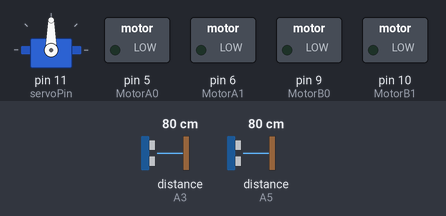
Simulated run of this sketch. Board: Arduino Uno, built with avr-gcc and run on an emulated ATmega328P. Parts: servo, switched loads named in the sketch (green lamp = pin HIGH). The test bench sets the inputs (shaded band); at power-on: distance to the obstacle (sensors on A5, A3) 80 cm. The echo pulse lasts 58.3 µs per cm.

Above: at 0.1 s.
2.3 s: distance to the obstacle (sensor on A5) set to 21 cm
At 3.2 s:
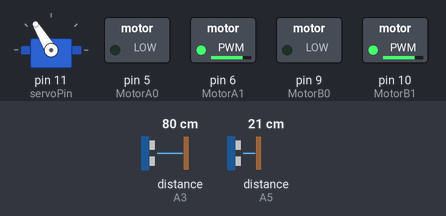
5.3 s: distance to the obstacle (sensor on A5) set to 18 cm
At 5.9 s:
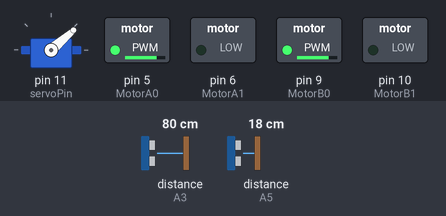
At 7.4 s:
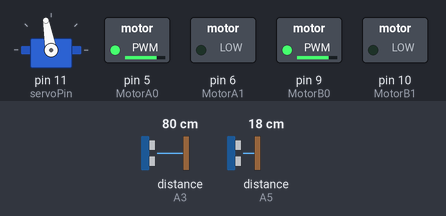
Timing chart, 0 to 14.3 s (numbered marks = the images above; inputs shaded):
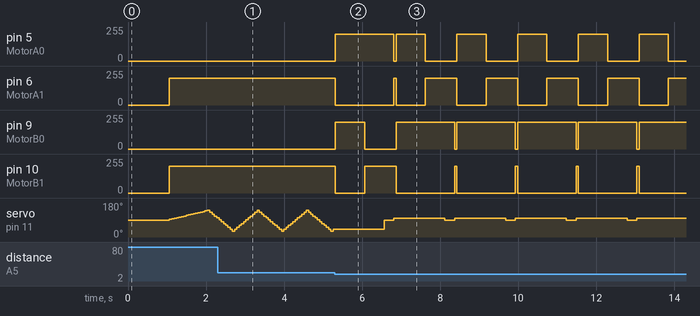

Measured:
- the behaviour switches between 20 and 19 cm on distance to the obstacle (sensor on A5) (found by bisection; images 1 and 2)
- after the input at 5.3 s, pin 5 (MotorA0): goes 200/255 1.5 s, 0/255 0.06 s, 4 × (200/255 0.75 s, 0/255 0.81 s), 200/255 0.75 s, then 0/255, starting at once; pin 6 (MotorA1): goes 0/255 1.5 s, 200/255 0.06 s, 4 × (0/255 0.75 s, 200/255 0.81 s), 0/255 0.75 s, then 200/255, starting at once
- by itself, servo on pin 11 (servoPin): alternates 100° for 1.3 s and 90° for 0.25 s

The sketch:

dodgeRC.ino
```cpp
#define MotorA0    5  //A1A핀에 연결
#define MotorA1    6  //A1B핀에 연결
#define MotorB0   9  //B1A핀에 연결
#define MotorB1   10 //B1B핀에 연결

#include <Servo.h>
#include <NewPing.h>
Servo servo;
const int servoPin = 11;
const int TRIG = A4;
const int ECHO = A5;
const int TRIG2 = A2;
const int ECHO2 = A3;
int distance1, distance2;
const int MAX_DISTANCE = 200;

NewPing sonar[2] = {
  NewPing(TRIG, ECHO, MAX_DISTANCE),
  NewPing(TRIG2, ECHO2, MAX_DISTANCE),
};

int state = 3;
int angle = 90;

void setup() {
  Serial.begin(9600);
  servo.attach(servoPin);
  servo.write(angle);
  delay(1000);
}
// DC 모터 전진
void forward()
{
    analogWrite(MotorA1,200);

    analogWrite(MotorB1,200);

    analogWrite(MotorA0,0);

    analogWrite(MotorB0,0);
}
// DC 모터 후진
void backward()
{
    analogWrite(MotorA1,0);

    analogWrite(MotorB1,0);

    analogWrite(MotorA0,200);

    analogWrite(MotorB0,200);
}
// DC 모터 우회전
void turnright()
{
    analogWrite(MotorA1,200);

    analogWrite(MotorB1,0);

    analogWrite(MotorA0,0);

    analogWrite(MotorB0,200);
}
// DC 모터 좌회전
void turnleft()
{
    analogWrite(MotorA1,0);

    analogWrite(MotorB1,200);

    analogWrite(MotorA0,200);

    analogWrite(MotorB0,0);
}


void loop() {
  servo.write(angle);
  delay(50);

  distance1 = sonar[0].ping_cm();
  distance2 = sonar[1].ping_cm();

  // 장애물 탐지 시 동작
  if (0 < distance1 && distance1 < 20)
  {
    // 후진
    backward();
    delay(750);
    // 좌측 장애물 우회전
    if (angle >= 90)
    {
      turnright();
      delay(500);
    }
    // 우측 장애물 좌회전
    else
    {
      turnleft();
      delay(500);
    }
    // 초음파 센서 재정렬
    angle = 90;
    servo.write(angle);
    delay(250);
    forward();
  }
  else
  {
    forward();
  }
  // 초음파 센서 회전
  if (angle > 140) state = -10;
  else if (angle< 40) state = 10;
  angle += state;
}
```
